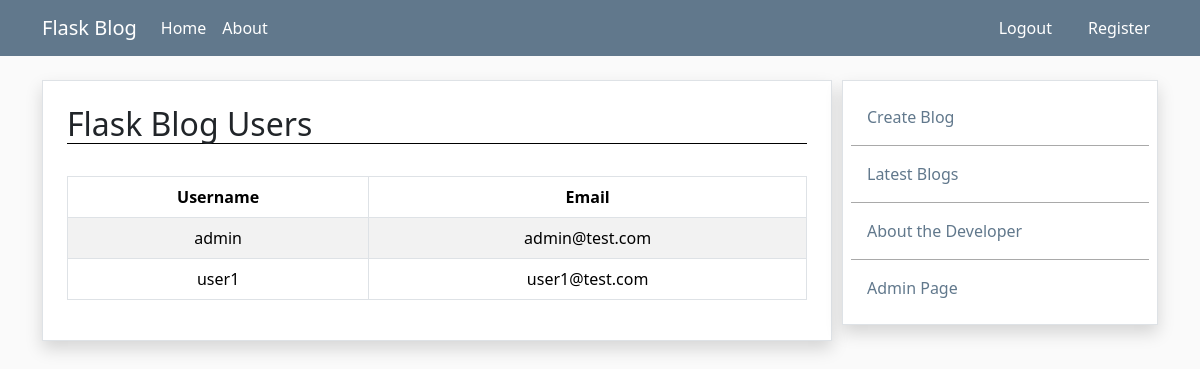
Page /admin (signed in) on the earlier database version.
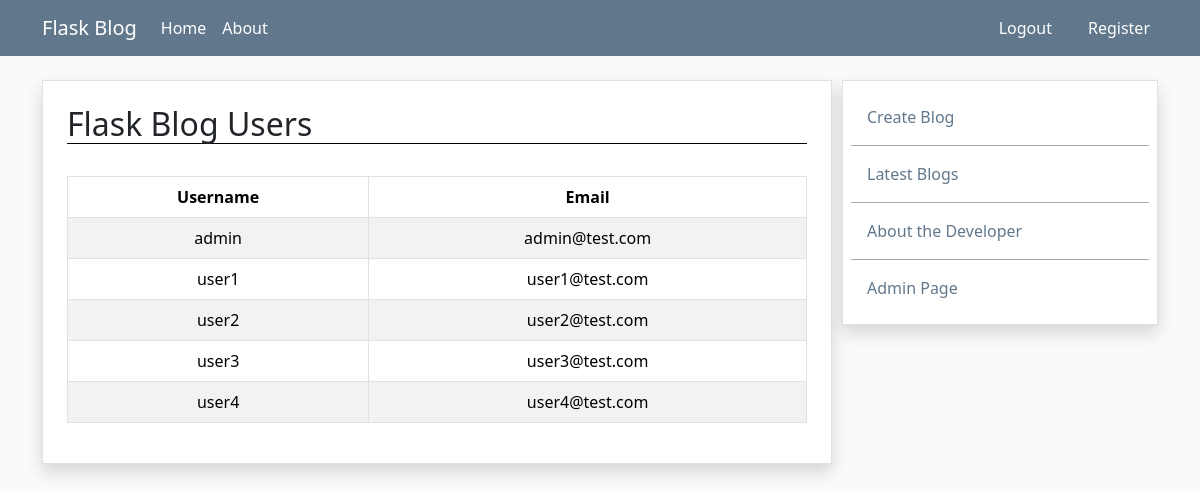
Same page on the later database version.
### app.py (models this page shows, shortened)
class Users(db.Model, UserMixin):
    id = db.Column(db.Integer, primary_key=True)
    username = db.Column(db.String(100), nullable=False, unique=True)
    email = db.Column(db.String(100), nullable=False, unique=True)
    hashed_password = db.Column(db.String(500), nullable=False)
    date_added = db.Column(db.DateTime, default = datetime.now())
    blogs = db.relationship('Blogs', backref='author')
    @property
    def password(self):
        '''Make sure password cannot be accessed'''
        raise AttributeError('Password cannot be accessed!')

### app.py (the view)
@app.route("/admin")
def admin():
    all_users = Users.query.all()
    return render_template("admin.html", all_users=all_users)

### app.py (called while the page is built)
@login_manager.user_loader
def load_user(user_id):
    return db.session.get(Users, int(user_id))

### templates/admin.html (shortened to what this page needs)
{% extends 'base.html' %}
{% block content %}
{% if current_user.is_authenticated == False %}
    <div class="border container shadow p-3" style="background-color: white;">
        <h3 class="alert alert-warning fade show" role="alert">
            You Must Login to Access This Page.
        </h3>
        <a class="btn btn-light", style="border-color: rgba(82,186,202,255); color: rgba(82,186,202,255)" href="{{ url_for('login') }}">Login</a>
    </div>
{% else %}
    {% if current_user.username != 'admin' %}
        <div class="border container shadow p-3" style="background-color: white;">
            <h3 class="alert alert-warning fade show" role="alert">
                You Are Not Authorized to Access this page.
            </h3>
        </div>
    {% else %}
        <div class="border container shadow p-4" style="background-color: white;">
            <h2 style="border-bottom: 1px solid black;">Flask Blog Users</h2>
            <br/>
            <table class="table table-hover table-bordered table-striped">
                <thead>
                    <tr>
                        <th>Username</th>
                        <th>Email</th>
                    </tr>
                </thead>
                <tbody>
                    {% for user in all_users %}
                        <tr>
                            <td>{{ user.username }}</td>
                            <td>{{ user.email }}</td>
                        </tr>
                    {% endfor %}
                </tbody>
            </table>
        </div>
    {% endif %}
{% endif %}
{% endblock %}

Differences in the rows shown:
added Users: username "user2", email "user2@test.com"
added Users: username "user3", email "user3@test.com"
added Users: username "user4", email "user4@test.com"
